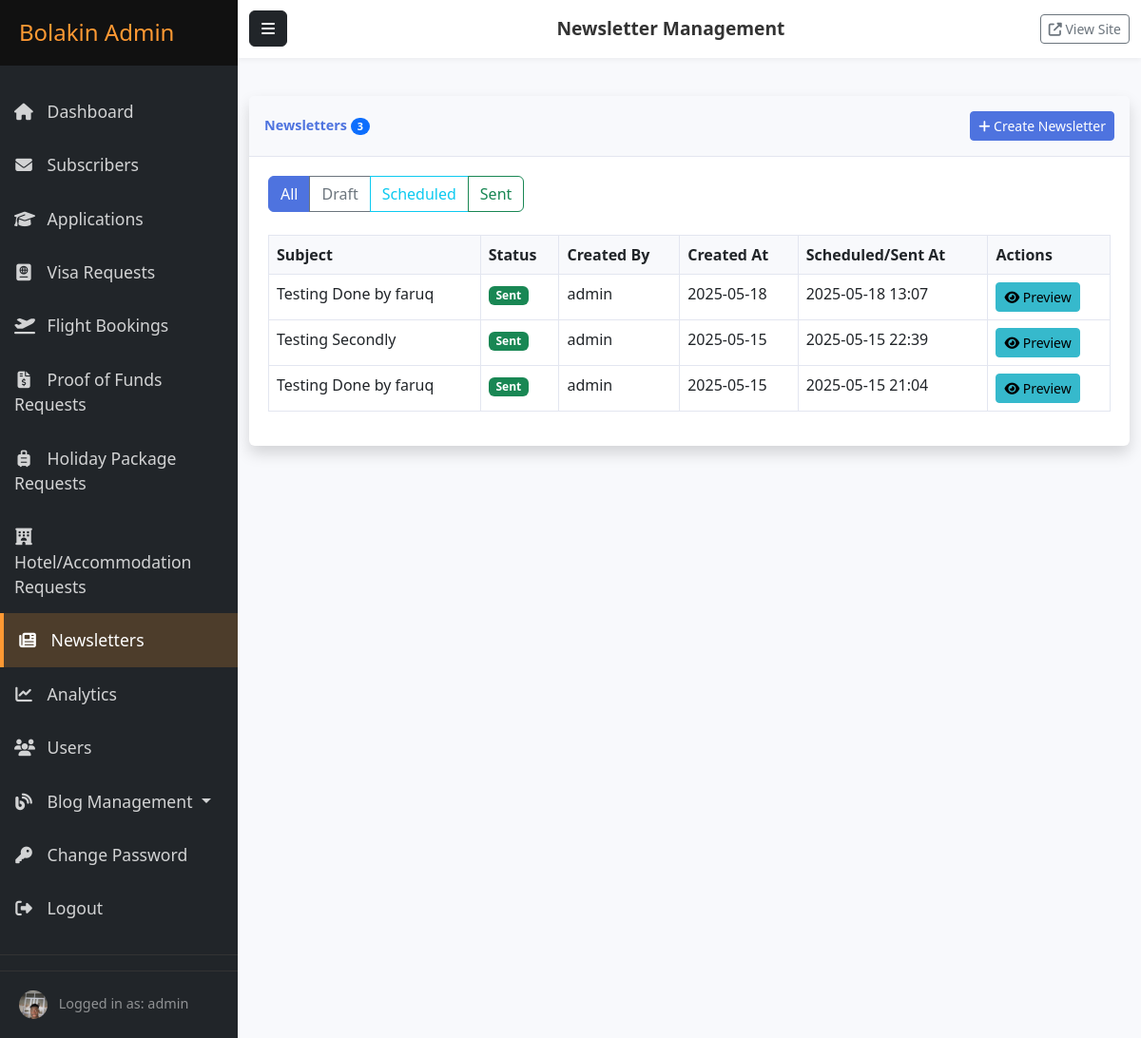
Page /admin/dashboard/newsletters (signed in) on the committed database.
### models.py (models this page shows, shortened)
class User(db.Model, UserMixin):
    __tablename__ = 'users'
    __table_args__ = {'extend_existing': True}
    id = db.Column(db.Integer, primary_key=True)
    username = db.Column(db.String(64), unique=True, nullable=False)
    email = db.Column(db.String(120), unique=True, nullable=False)
    password_hash = db.Column(db.String(256), nullable=False)
    is_admin = db.Column(db.Boolean, default=False, nullable=False)
    created_at = db.Column(db.DateTime, default=datetime.utcnow)
    last_login = db.Column(db.DateTime, nullable=True)
    password_changed = db.Column(db.Boolean, default=False, nullable=False)
    profile_image_file = db.Column(db.String(200), nullable=True)  # Added field for profile picture
    linkedin_url = db.Column(db.String(255), nullable=True)
    twitter_url = db.Column(db.String(255), nullable=True)
    instagram_url = db.Column(db.String(255), nullable=True)
    facebook_url = db.Column(db.String(255), nullable=True) # Added Facebook as well

class Newsletter(db.Model):
    __tablename__ = 'newsletters'
    id = db.Column(db.Integer, primary_key=True)
    subject = db.Column(db.String(255), nullable=False)
    content = db.Column(db.Text, nullable=False)
    status = db.Column(db.String(20), default='Draft')  # Draft, Scheduled, Sent
    scheduled_at = db.Column(db.DateTime)
    sent_at = db.Column(db.DateTime)
    creator_id = db.Column(db.Integer, db.ForeignKey('users.id'))
    created_at = db.Column(db.DateTime, default=datetime.utcnow)
    updated_at = db.Column(db.DateTime, default=datetime.utcnow, onupdate=datetime.utcnow)
    creator = db.relationship('User', foreign_keys=[creator_id], backref='created_newsletters')

### routes/admin.py (the view)
@admin.route('/newsletters')
@login_required
@admin_required
def newsletters():
    page = request.args.get('page', 1, type=int)
    status = request.args.get('status', 'all')
    query = Newsletter.query
    if status != 'all':
        query = query.filter_by(status=status)
    pagination = query.order_by(desc(Newsletter.created_at)).paginate(
        page=page,
        per_page=current_app.config['ITEMS_PER_PAGE'],
        error_out=False
    )
    newsletters = pagination.items
    return render_template('admin/newsletters.html',
                          newsletters=newsletters,
                          pagination=pagination,
                          status=status)

### app.py (called while the page is built)
@login_manager.user_loader
def load_user(user_id):
    return User.query.get(int(user_id))

### routes/admin.py (called while the page is built)
def admin_required(f):
    @wraps(f)
    def decorated_function(*args, **kwargs):
        if not current_user.is_admin:
            flash('You need admin privileges to access this page.', 'danger')
            return redirect(url_for('main.index'))
        return f(*args, **kwargs)
    return decorated_function

### templates/admin/newsletters.html (shortened to what this page needs)
{% extends "admin/base.html" %}
{% block header_title %}Newsletter Management{% endblock %}
{% block content %}
<div class="card shadow mb-4">
    <div class="card-header py-3 d-flex flex-row align-items-center justify-content-between">
        <h6 class="m-0 font-weight-bold text-primary">
            Newsletters
            <span class="badge bg-primary rounded-pill">{{ pagination.total }}</span>
        </h6>
        <div>
            <a href="{{ url_for('admin.create_newsletter') }}" class="btn btn-primary btn-sm">
                <i class="fas fa-plus"></i> Create Newsletter
            </a>
        </div>
    </div>
    <div class="card-body">
        <div class="mb-4">
            <div class="btn-group" role="group">
                <a href="{{ url_for('admin.newsletters', status='all') }}"
                   class="btn {% if status == 'all' %}btn-primary{% else %}btn-outline-primary{% endif %}">
                    All
                </a>
                <a href="{{ url_for('admin.newsletters', status='Draft') }}"
                   class="btn {% if status == 'Draft' %}btn-secondary{% else %}btn-outline-secondary{% endif %}">
                    Draft
                </a>
                <a href="{{ url_for('admin.newsletters', status='Scheduled') }}"
                   class="btn {% if status == 'Scheduled' %}btn-info{% else %}btn-outline-info{% endif %}">
                    Scheduled
                </a>
                <a href="{{ url_for('admin.newsletters', status='Sent') }}"
                   class="btn {% if status == 'Sent' %}btn-success{% else %}btn-outline-success{% endif %}">
                    Sent
                </a>
            </div>
        </div>
        <div class="table-responsive">
            <table class="table table-bordered table-hover">
                <thead>
                    <tr>
                        <th>Subject</th>
                        <th>Status</th>
                        <th>Created By</th>
                        <th>Created At</th>
                        <th>Scheduled/Sent At</th>
                        <th>Actions</th>
                    </tr>
                </thead>
                <tbody>
                    {% for newsletter in newsletters %}
                    <tr>
                        <td>{{ newsletter.subject }}</td>
                        <td>
                            {% if newsletter.status == 'Draft' %}
                            <span class="badge bg-secondary">Draft</span>
                            {% elif newsletter.status == 'Scheduled' %}
                            <span class="badge bg-info">Scheduled</span>
                            {% elif newsletter.status == 'Sending' %}
                            <span class="badge bg-warning">Sending</span>
                            {% elif newsletter.status == 'Sent' %}
                            <span class="badge bg-success">Sent</span>
                            {% endif %}
                        </td>
                        <td>{{ newsletter.creator.username }}</td>
                        <td>{{ newsletter.created_at.strftime('%Y-%m-%d') }}</td>
                        <td>
                            {% if newsletter.status == 'Scheduled' and newsletter.scheduled_at %}
                            {{ newsletter.scheduled_at.strftime('%Y-%m-%d %H:%M') }}
                            {% elif newsletter.status == 'Sent' and newsletter.sent_at %}
                            {{ newsletter.sent_at.strftime('%Y-%m-%d %H:%M') }}
                            {% else %}
                            -
                            {% endif %}
                        </td>
                        <td>
                            <div class="btn-group">
                                <a href="{{ url_for('admin.preview_newsletter', id=newsletter.id) }}" class="btn btn-sm btn-info" target="_blank">
                                    <i class="fas fa-eye"></i> Preview
                                </a>
                            </div>
                        </td>
                    </tr>
                    {% else %}
                    <tr>
                        <td colspan="6" class="text-center">No newsletters found.</td>
                    </tr>
                    {% endfor %}
                </tbody>
            </table>
        </div>
    </div>
</div>
{% endblock %}

### templates/admin/base.html (shortened to what this page needs)
<!DOCTYPE html>
<html lang="en">
<head>
    <link href="https://cdn.jsdelivr.net/npm/bootstrap@5.2.3/dist/css/bootstrap.min.css" rel="stylesheet">
    <link rel="stylesheet" href="https://cdnjs.cloudflare.com/ajax/libs/font-awesome/6.3.0/css/all.min.css">
    <link rel="stylesheet" href="{{ url_for('static', filename='css/admin.css') }}">
</head>
<body>
    <div class="wrapper">
        <nav id="sidebar" class="bg-dark">
            <div class="sidebar-header">
                <h3>Bolakin Admin</h3>
            </div>
            <ul class="list-unstyled components">
                <li class="{% if request.endpoint == 'admin.dashboard' %}active{% endif %}">
                    <a href="{{ url_for('admin.dashboard') }}">
                        <i class="fas fa-home"></i> Dashboard
                    </a>
                </li>
                <li class="{% if 'subscribers' in request.endpoint %}active{% endif %}">
                    <a href="{{ url_for('admin.subscribers') }}">
                        <i class="fas fa-envelope"></i> Subscribers
                    </a>
                </li>
                <li class="{% if 'applications' in request.endpoint %}active{% endif %}">
                    <a href="{{ url_for('admin.applications') }}">
                        <i class="fas fa-graduation-cap"></i> Applications
                    </a>
                </li>
                <li class="{% if 'visa_requests' in request.endpoint or 'visa_request_details' in request.endpoint %}active{% endif %}">
                    <a href="{{ url_for('admin.visa_requests_list') }}">
                        <i class="fas fa-passport"></i> Visa Requests
                    </a>
                </li>
                <li class="{% if 'flight_bookings' in request.endpoint or 'flight_booking_details' in request.endpoint %}active{% endif %}">
                    <a href="{{ url_for('admin.flight_bookings_list') }}">
                        <i class="fas fa-plane-departure"></i> Flight Bookings
                    </a>
                </li>
                <li class="{% if 'proof_of_funds_requests' in request.endpoint or 'proof_of_funds_details' in request.endpoint %}active{% endif %}">
                    <a href="{{ url_for('admin.proof_of_funds_requests_list') }}">
                        <i class="fas fa-file-invoice-dollar"></i> Proof of Funds Requests
                    </a>
                </li>
                <li class="{% if 'holiday_package_requests' in request.endpoint or 'holiday_package_request_details' in request.endpoint %}active{% endif %}">
                    <a href="{{ url_for('admin.holiday_package_requests_list') }}">
                        <i class="fas fa-suitcase-rolling"></i> Holiday Package Requests
                    </a>
                </li>
                <li class="{% if 'hotel_accommodation_requests' in request.endpoint or 'hotel_accommodation_request_details' in request.endpoint %}active{% endif %}">
                    <a href="{{ url_for('admin.hotel_accommodation_requests_list') }}">
                        <i class="fas fa-hotel"></i> Hotel/Accommodation Requests
                    </a>
                </li>
                <li class="{% if 'newsletters' in request.endpoint %}active{% endif %}">
                    <a href="{{ url_for('admin.newsletters') }}">
                        <i class="fas fa-newspaper"></i> Newsletters
                    </a>
                </li>
                <li class="{% if 'analytics' in request.endpoint %}active{% endif %}">
                    <a href="{{ url_for('admin.analytics') }}">
                        <i class="fas fa-chart-line"></i> Analytics
                    </a>
                </li>
                <li class="{% if 'users' in request.endpoint %}active{% endif %}">
                    <a href="{{ url_for('admin.users') }}">
                        <i class="fas fa-users"></i> Users
                    </a>
                </li>
                <li class="nav-item dropdown {% if 'blog' in request.endpoint %}active{% endif %}">
                    <a href="#blogSubmenu" data-bs-toggle="collapse" aria-expanded="false" class="dropdown-toggle nav-link">
                        <i class="fas fa-blog"></i> Blog Management
                    </a>
                </li>
                <li>
                    <a href="{{ url_for('auth.change_password') }}">
                        <i class="fas fa-key"></i> Change Password
                    </a>
                </li>
                <li>
                    <a href="{{ url_for('auth.logout') }}">
                        <i class="fas fa-sign-out-alt"></i> Logout
                    </a>
                </li>
            </ul>
            <div class="sidebar-footer">
                {% if current_user.is_authenticated %}
                    {% if current_user.profile_image_file %}
                        <img src="{{ url_for('main.uploaded_file', subpath=current_user.profile_image_file) }}"
                             alt="{{ current_user.username }}" class="rounded-circle me-2"
                             style="width: 30px; height: 30px; object-fit: cover;">
                    {% else %}
                        <img src="{{ url_for('static', filename='images/default_avatar.png') }}"
                             alt="Default Avatar" class="rounded-circle me-2"
                             style="width: 30px; height: 30px; object-fit: cover;">
                    {% endif %}
                    <span>Logged in as: {{ current_user.username }}</span>
                {% endif %}
            </div>
        </nav>
        <div id="content">
            <nav class="navbar navbar-expand-lg navbar-light bg-light">
                <div class="container-fluid">
                    <button type="button" id="sidebarCollapse" class="btn btn-dark">
                        <i class="fas fa-bars"></i>
                    </button>
                    <span class="navbar-text">
                        {% block header_title %}Admin Dashboard{% endblock %}
                    </span>
                    <div>
                        <a href="{{ url_for('main.index') }}" class="btn btn-outline-secondary btn-sm" target="_blank">
                            <i class="fas fa-external-link-alt"></i> View Site
                        </a>
                    </div>
                </div>
            </nav>
            <main class="container-fluid py-4">
                {% block content %}{% endblock %}
            </main>
        </div>
    </div>
</body>
</html>

### static/css/admin.css (style rules this page uses)
.wrapper { display: flex; width: 100%; align-items: stretch; }
#sidebar { min-width: 250px; max-width: 250px; min-height: 100vh; color: #fff; transition: all 0.3s; }
#sidebar .sidebar-header { padding: 20px; background: #111; }
#sidebar .sidebar-header h3 { color: #FF9933; margin: 0; font-size: 1.5rem; }
#sidebar ul.components { padding: 20px 0; border-bottom: 1px solid #333; }
#sidebar ul li a { padding: 15px; font-size: 1.1em; display: block; color: rgba(255, 255, 255, 0.8); text-decoration: none; transition: all 0.3s ease; }
#sidebar ul li a:hover, #sidebar ul li.active > a { color: #fff; background: rgba(255, 153, 51, 0.2); border-left: 4px solid #FF9933; }
#sidebar ul li a i { margin-right: 10px; width: 20px; text-align: center; }
#sidebar .sidebar-footer { padding: 20px; font-size: 0.9em; color: rgba(255, 255, 255, 0.5); border-top: 1px solid #333; }
#content { width: 100%; min-height: 100vh; transition: all 0.3s; background-color: #f8f9fc; }
.navbar { background-color: #fff !important; box-shadow: 0 2px 5px rgba(0, 0, 0, 0.05); }
#sidebarCollapse { margin-right: 15px; }
.navbar-text { font-size: 1.2rem; font-weight: 600; color: #333; }
.card { margin-bottom: 24px; border: none; box-shadow: 0 0.15rem 1.75rem 0 rgba(58, 59, 69, 0.15); }
.card .card-header { background-color: #f8f9fc; border-bottom: 1px solid #e3e6f0; }
.card-header .m-0 { font-weight: 700; font-size: 0.9rem; color: #4e73df; }
.card-body { padding: 1.25rem; }
.text-primary { color: #4e73df !important; }
.table-responsive { overflow-x: auto; }
.table { width: 100%; margin-bottom: 1rem; color: #212529; }
.table th { font-weight: 600; background-color: #f8f9fc; }
.table-bordered { border: 1px solid #e3e6f0; }
.table-bordered th, .table-bordered td { border: 1px solid #e3e6f0; }
.btn-primary { background-color: #4e73df; border-color: #4e73df; }
.btn-info { background-color: #36b9cc; border-color: #36b9cc; }

### rows in the picture
User: profile_image_file (picture), username "admin"
Newsletter: subject "Testing Done by faruq", status "Sent", creator.username "admin", created_at "2025-05-18", sent_at "2025-05-18 13:07"
Newsletter: subject "Testing Secondly", status "Sent", creator.username "admin", created_at "2025-05-15", sent_at "2025-05-15 22:39"
Newsletter: subject "Testing Done by faruq", status "Sent", creator.username "admin", created_at "2025-05-15", sent_at "2025-05-15 21:04"

### other values in the picture
{{ pagination.total }} "3"
